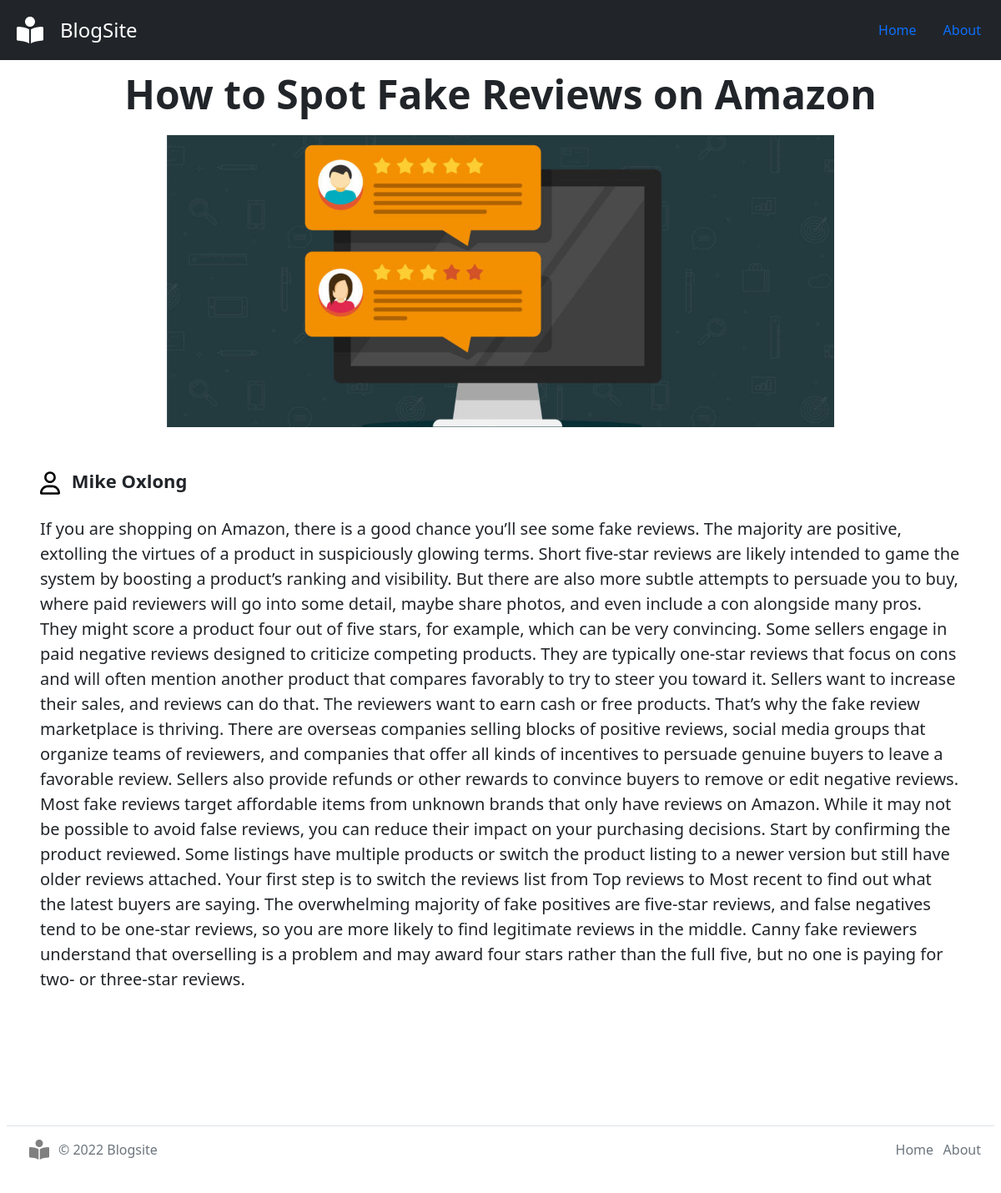
/blogs/7, run on the app's committed database.
### blogs/models.py (models this page shows, shortened)
class Blog(models.Model):
    title = models.CharField(max_length=70)
    author = models.CharField(max_length=30)
    info = models.TextField(max_length = 150 , default = "")
    content = RichTextField(blank = True , null = True)
    image = models.ImageField(default = "", null = True , upload_to = "images/")
    featured = models.BooleanField(default = False)

### blogs/views.py (the view)
# urls.py: path('blogs/<int:id>' , blog_detail_view , name = "blogs")
def blog_detail_view(request , id):
    data = Blog.objects.get(id = id)
    context = {
        "blog" : data
    }
    return render(request , "blog_detail.html" , context = context)

### blogs/templates/blog_detail.html (shortened to what this page needs)
{% extends 'base.html' %} {% block content %}
<div class="title-container my-0">
  <div class="px-4 py-1 my-2 text-center">
    <h1 class="display-5 fw-bold">{{blog.title}}</h1>
  </div>
</div>
<div class="content-container mb-5 pb-5">
  <img
    class="blog-image d-block mx-auto mb-2"
    src="/media/{{blog.image}}"
    alt=""
  />
  <div class="text-container mx-auto my-4">
    <div class="mx-4">
      <p style="font-size: 22px" class="username pb-2 pt-4 mt-3">
        <b>{{blog.author}}</b>
      </p>
      <div class="mx-4 mb-4 pb-4">
        <p style="font-size: 20px">{{blog.content|safe }}</p>
      </div>
    </div>
  </div>
</div>
{% endblock %}

### templates/base.html (style rules this page uses)
.blog-image { object-fit:cover; width: 800px; height: 350px; }

### data on the page
Blog: title "How to Spot Fake Reviews on Amazon", image (picture), author "Mike Oxlong", content "If you are shopping on Amazon, there is a good chance you’ll see some fake reviews. The majority are positive, extolling the virtues of a product in suspiciously glowing terms. Short five-star reviews are likely intended to game the system by boosting a product’s ranking and visibility. But there are also more subtle attempts to persuade you to buy, where paid reviewers will go into some detail, maybe share photos, and even include a con alongside many pros. They might score a product four out of five stars, for example, which can be very convincing. Some sellers engage in paid negative reviews designed to criticize competing products. They are typically one-star reviews that focus on cons…"
